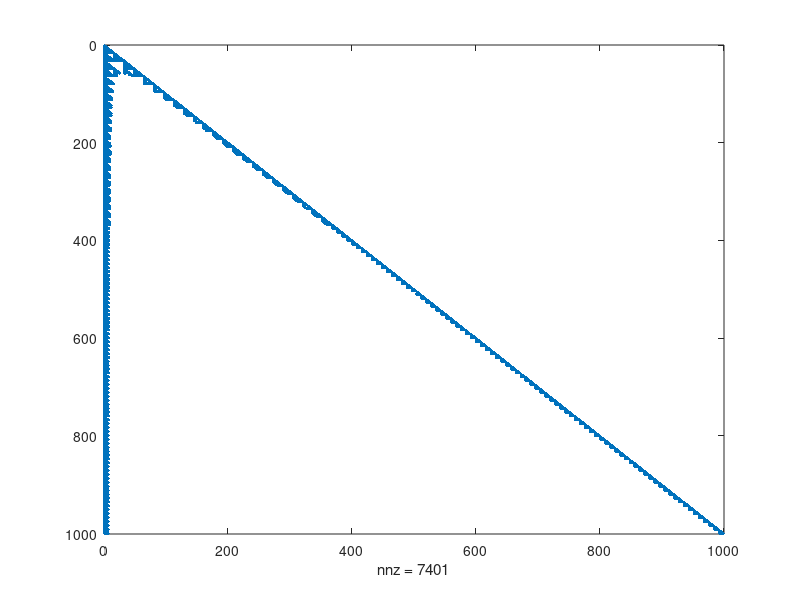

Recreate this plot in MATLAB.
n=1000;

A=zeros(n,n);

A(:, 1) = 1;

j=2;

k=2;


while (j<=n)



k=2;


 while (k<=j)



A((j),(k)) =(A((j-1),(k-1)) +A((j-1),(k)));

k=k+1;


 end
 


j=j+1;


end



B = rem(A,2);

spy(B);


%the spy command plots all non zero elements in a matrix and allows for one

%to examine patterns., as we increase the number n, we start to see more triangles in %the matrix
